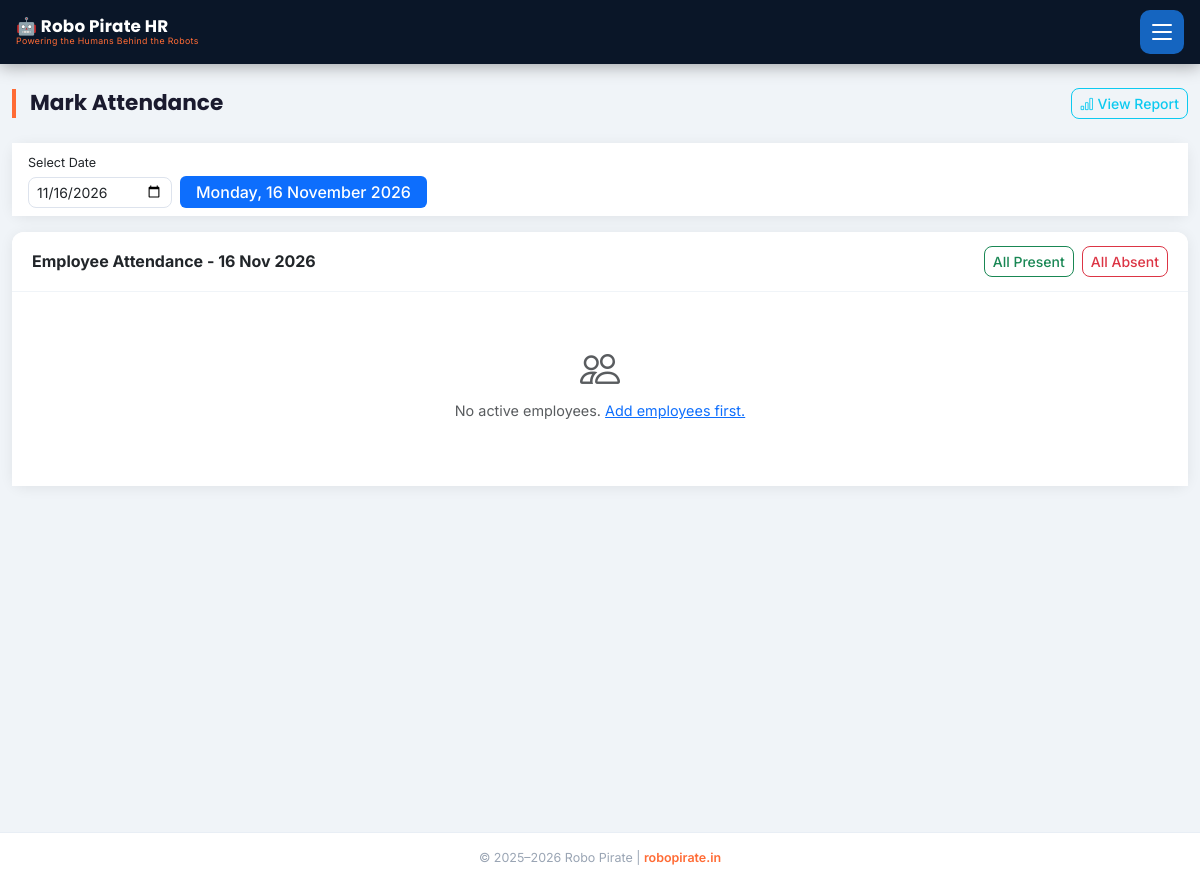
/attendance (signed in), run on an earlier commit of the app's database.
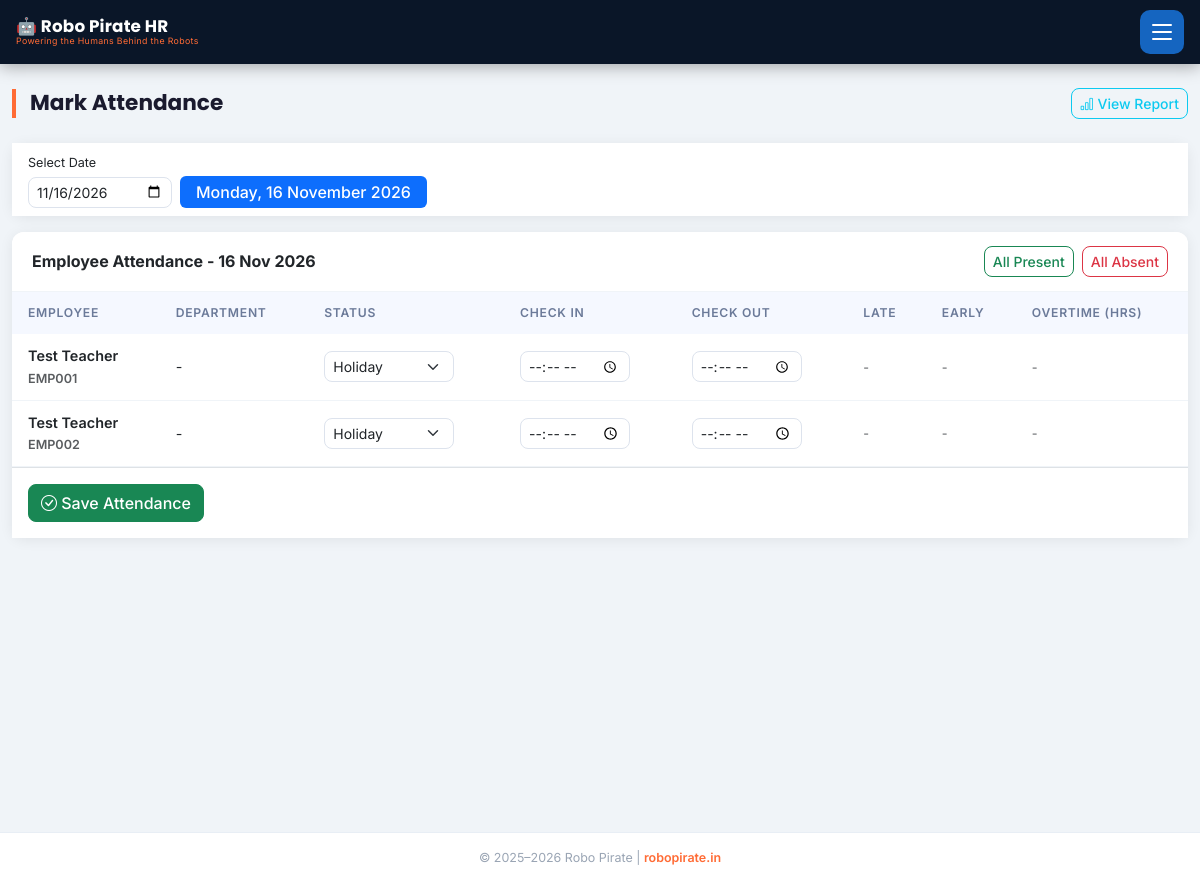
And on a later commit of the database.
### models.py (models this page shows, shortened)
class Holiday(db.Model):
    __tablename__ = 'holidays'
    id = db.Column(db.Integer, primary_key=True)
    date = db.Column(db.Date, nullable=False, unique=True)
    name = db.Column(db.String(100), nullable=False)
    description = db.Column(db.String(300))
    year = db.Column(db.Integer)
    is_active = db.Column(db.Boolean, default=True)

class Employee(db.Model):
    __tablename__ = 'employees'
    id = db.Column(db.Integer, primary_key=True)
    emp_id = db.Column(db.String(20), unique=True, nullable=False)
    name = db.Column(db.String(100), nullable=False)
    phone = db.Column(db.String(15), unique=True, nullable=False)
    email = db.Column(db.String(120))
    department_id = db.Column(db.Integer, db.ForeignKey('departments.id'))
    designation = db.Column(db.String(100))
    employee_type = db.Column(db.String(20), default='full_time')  # full_time, contract, part_time
    basic_salary = db.Column(db.Float, default=0.0)
    joining_date = db.Column(db.Date, default=date.today)
    is_active = db.Column(db.Boolean, default=True)
    is_approved = db.Column(db.Boolean, default=False)  # Admin approval required for self-registered
    bank_name = db.Column(db.String(100))
    account_number = db.Column(db.String(30))
    ifsc_code = db.Column(db.String(20))
    pan_number = db.Column(db.String(20))
    aadhar_number = db.Column(db.String(20))
    attendances = db.relationship('Attendance', backref='employee', lazy=True)
    leaves = db.relationship('Leave', backref='employee', lazy=True)
    payrolls = db.relationship('Payroll', backref='employee', lazy=True)
    advances = db.relationship('Advance', backref='employee', lazy=True)
    schools = db.relationship('School', secondary=employee_schools, lazy=True,
                              backref=db.backref('assigned_employees', lazy=True))

### blueprints/admin.py (the view, shortened to what this page needs)
@bp.route('/attendance', methods=['GET', 'POST'])
@login_required
def attendance():
    selected_date = request.args.get('date', date.today().isoformat())
    try:
        sel_date = datetime.strptime(selected_date, '%Y-%m-%d').date()
    except ValueError:
        sel_date = date.today()
    emps = Employee.query.filter_by(is_active=True).order_by(Employee.name).all()
    existing = {a.employee_id: a for a in Attendance.query.filter_by(date=sel_date).all()}
    is_holiday = Holiday.query.filter_by(date=sel_date).first() is not None
    if is_holiday:
        for emp in emps:
            if emp.id not in existing:
                att = Attendance(employee_id=emp.id, date=sel_date, status='holiday', admin_override=False)
                db.session.add(att)
        db.session.commit()
        existing = {a.employee_id: a for a in Attendance.query.filter_by(date=sel_date).all()}
    return render_template('attendance/mark.html', employees=emps, sel_date=sel_date, existing=existing)

### app.py (called while the page is built)
@app.context_processor
def inject_now():
    return {'now': datetime.now}

@app.before_request
def load_persisted_config():
    global _persisted_config_loaded
    if not _persisted_config_loaded:
        persisted_key = AppConfig.get('FAST2SMS_API_KEY')
        if persisted_key:
            app.config['FAST2SMS_API_KEY'] = persisted_key
        _persisted_config_loaded = True

@login_manager.user_loader
def load_user(user_id):
    return User.query.get(int(user_id))

@app.before_request
def restrict_employee_to_portal():
    if current_user.is_authenticated and not current_user.is_admin:
        allowed = ('/portal', '/employee', '/static', '/api', '/logout')
        if request.path != '/' and not request.path.startswith(allowed):
            return redirect(url_for('portal.portal_dashboard'))

### templates/attendance/mark.html (shortened to what this page needs)
{% extends 'base.html' %}
{% block content %}
<div class="container-fluid py-4">
  <div class="d-flex justify-content-between align-items-center mb-4">
    <h4 class="page-header mb-0">Mark Attendance</h4>
    <a href="{{ url_for('admin.attendance_report') }}" class="btn btn-sm btn-outline-info">
      <i class="bi bi-bar-chart"></i> View Report
    </a>
  </div>
  <div class="card border-0 shadow-sm mb-3">
    <div class="card-body py-2">
      <form method="GET" class="row g-2 align-items-end">
        <div class="col-auto">
          <label class="form-label small mb-1">Select Date</label>
          <input type="date" name="date" class="form-control form-control-sm"
                 value="{{ sel_date.isoformat() }}"
                 onchange="this.form.submit()">
        </div>
        <div class="col-auto">
          <span class="badge bg-primary fs-6 py-2 px-3">
            {{ sel_date.strftime('%A, %d %B %Y') }}
          </span>
        </div>
      </form>
    </div>
  </div>
  <form method="POST">
    <div class="card border-0 shadow-sm">
      <div class="card-header bg-white border-bottom d-flex justify-content-between align-items-center">
        <h6 class="mb-0 fw-bold">Employee Attendance - {{ sel_date.strftime('%d %b %Y') }}</h6>
        <div class="d-flex gap-2">
          <button type="button" class="btn btn-sm btn-outline-success" onclick="markAll('present')">
            All Present
          </button>
          <button type="button" class="btn btn-sm btn-outline-danger" onclick="markAll('absent')">
            All Absent
          </button>
        </div>
      </div>
      <div class="card-body p-0">
        {% if employees %}
        <div class="table-responsive">
          <table class="table table-hover mb-0">
            <thead class="table-light">
              <tr>
                <th>Employee</th>
                <th>Department</th>
                <th>Status</th>
                <th>Check In</th>
                <th>Check Out</th>
                <th>Late</th>
                <th>Early</th>
                <th>Overtime (hrs)</th>
              </tr>
            </thead>
            <tbody>
              {% for emp in employees %}
              {% set att = existing.get(emp.id) %}
              <tr>
                <td class="fw-semibold">
                  <div>{{ emp.name }}</div>
                  <small class="text-muted">{{ emp.emp_id }}</small>
                </td>
                <td>{{ emp.dept.name if emp.dept else '-' }}</td>
                <td>
                  <select name="status_{{ emp.id }}" class="form-select form-select-sm status-select" style="width:130px"
                          onchange="toggleOT(this, {{ emp.id }})">
                    {% for s in ['present','absent','half_day','overtime','leave','holiday'] %}
                    <option value="{{ s }}" {% if att and att.status == s %}selected{% elif not att and s == 'present' %}selected{% endif %}>
                      {{ s.replace('_', ' ').title() }}
                    </option>
                    {% endfor %}
                  </select>
                </td>
                <td>
                  <input type="time" name="checkin_{{ emp.id }}" class="form-control form-control-sm" style="width:110px"
                         value="{{ att.check_in if att and att.check_in else '' }}">
                </td>
                <td>
                  <input type="time" name="checkout_{{ emp.id }}" class="form-control form-control-sm" style="width:110px"
                         value="{{ att.check_out if att and att.check_out else '' }}">
                </td>
                <td>
                  {% if att and att.late_minutes %}
                    <span class="badge bg-danger">{{ att.late_minutes }} min</span>
                  {% else %}
                    <span class="text-muted small">-</span>
                  {% endif %}
                </td>
                <td>
                  {% if att and att.early_minutes %}
                    <span class="badge bg-warning text-dark">{{ att.early_minutes }} min</span>
                  {% else %}
                    <span class="text-muted small">-</span>
                  {% endif %}
                </td>
                <td>
                  <span class="text-muted small ot-na" id="otna_{{ emp.id }}"
                        {% if att and att.status == 'overtime' %}style="display:none"{% endif %}>-</span>
                </td>
              </tr>
              {% endfor %}
            </tbody>
          </table>
        </div>
        <div class="p-3 border-top">
          <button type="submit" class="btn btn-success">
            <i class="bi bi-check-circle"></i> Save Attendance
          </button>
        </div>
        {% else %}
        <div class="text-center py-5 text-muted">
          <i class="bi bi-people fs-1"></i>
          <p>No active employees. <a href="{{ url_for('admin.add_employee') }}">Add employees first.</a></p>
        </div>
        {% endif %}
      </div>
    </div>
  </form>
</div>
{% endblock %}

### templates/base.html (shortened to what this page needs)
<!DOCTYPE html>
<html lang="en">
<head>
  <link href="https://cdn.jsdelivr.net/npm/bootstrap@5.3.0/dist/css/bootstrap.min.css" rel="stylesheet">
  <link href="https://cdn.jsdelivr.net/npm/bootstrap-icons@1.11.0/font/bootstrap-icons.css" rel="stylesheet">
  <link href="{{ url_for('static', filename='css/style.css') }}" rel="stylesheet">
</head>
<body>
{% if current_user.is_authenticated %}
<nav id="main-nav">
  <div class="container-fluid d-flex align-items-center justify-content-between px-3" style="height:var(--nav-height,64px);">
    <a class="navbar-brand-wrap" href="{{ url_for('admin.dashboard') }}">
      <span class="brand-title">🤖 Robo Pirate HR</span>
      <span class="brand-tagline">Powering the Humans Behind the Robots</span>
    </a>
    <button class="hamburger-btn" id="sidebarToggle" aria-label="Open navigation menu">
      <span class="bar"></span>
      <span class="bar"></span>
      <span class="bar"></span>
    </button>
  </div>
</nav>
{% endif %}
<div class="{% if current_user.is_authenticated %}main-content{% endif %}">
  {% block content %}{% endblock %}
</div>
{% if current_user.is_authenticated %}
<footer class="app-footer">
  <span>© 2025–{{ now().year }} Robo Pirate | <a href="https://robopirate.in" target="_blank">robopirate.in</a></span>
</footer>
{% endif %}
</body>
</html>

### static/css/style.css (style rules this page uses)
:root { --primary-dark: #0A1628; --primary-blue: #1565C0; --accent-orange: #FF6B35; --accent-cyan: #00BCD4; --success: #00C853; --bg: #F0F4F8; --card-bg: #FFFFFF; --text-dark: #1A1A2E; --nav-height: 64px; }
*, *::before, *::after { box-sizing: border-box; }
body { background: var(--bg); font-family: 'Inter', -apple-system, BlinkMacSystemFont, 'Segoe UI', sans-serif; font-size: 0.9rem; color: var(--text-dark); -webkit-tap-highlight-color: rgba(255, 107, 53, 0.15); }
#main-nav { background: var(--primary-dark) !important; height: var(--nav-height); position: sticky; top: 0; z-index: 1030; box-shadow: 0 2px 16px rgba(0,0,0,0.35); display: flex; align-items: center; }
.navbar-brand-wrap { display: flex; flex-direction: column; line-height: 1; text-decoration: none; }
.brand-title { font-family: 'Poppins', sans-serif; font-weight: 700; font-size: 1.05rem; color: #ffffff; letter-spacing: 0.01em; }
.brand-tagline { font-size: 0.55rem; font-weight: 400; color: var(--accent-orange); letter-spacing: 0.04em; margin-top: 2px; }
.hamburger-btn { width: 44px; height: 44px; background: var(--primary-blue); border: none; border-radius: 10px; display: flex; flex-direction: column; align-items: center; justify-content: center; gap: 5px; cursor: pointer; transition: background 0.2s, transform 0.15s; flex-shrink: 0; }
.hamburger-btn .bar { display: block; width: 20px; height: 2px; background: white; border-radius: 2px; transition: transform 0.3s, opacity 0.3s; }
.main-content { min-height: calc(100vh - var(--nav-height)); }
.page-header { font-family: 'Poppins', sans-serif; font-weight: 700; font-size: 1.35rem; color: var(--text-dark); padding-left: 14px; border-left: 4px solid var(--accent-orange); line-height: 1.3; }
.card { border-radius: 12px !important; border: none !important; box-shadow: 0 2px 14px rgba(0,0,0,0.07) !important; }
.card-header { border-radius: 12px 12px 0 0 !important; padding: 14px 20px; background: var(--card-bg) !important; border-bottom: 1px solid #f0f4f8 !important; }
.card-body { background: var(--card-bg); }
.table thead th { font-weight: 600; font-size: 0.76rem; text-transform: uppercase; letter-spacing: 0.06em; color: #6b7a99; white-space: nowrap; background: #F5F8FF; border-bottom: none; padding: 12px 16px; }
.table tbody td { vertical-align: middle; padding: 11px 16px; border-color: #f0f4f8; }
.table-responsive { max-height: 600px; overflow: auto; }
.form-control, .form-select { border-radius: 8px; border: 1.5px solid #dde3ed; transition: border-color 0.2s, box-shadow 0.2s; }
.btn { border-radius: 8px; font-weight: 500; }
.badge { font-weight: 500; font-size: 0.71rem; border-radius: 6px; padding: 4px 8px; }
.app-footer { text-align: center; padding: 16px; font-size: 0.78rem; color: #9aa5b4; border-top: 1px solid #e8eef5; background: var(--card-bg); margin-top: 32px; }
.app-footer a { color: var(--accent-orange); text-decoration: none; font-weight: 600; }

What changed in the data, as far as the page shows it:
added Employee: name "Test Teacher", emp_id "EMP001", dept "-", id "Holiday"
added Employee: name "Test Teacher", emp_id "EMP002", dept "-", id "Holiday"
Also different on the page:
text no longer shown: "No active employees. Add employees first."
text now shown: "EMPLOYEE DEPARTMENT STATUS CHECK IN CHECK OUT LATE EARLY OVERTIME (HRS) Save Attendance"
